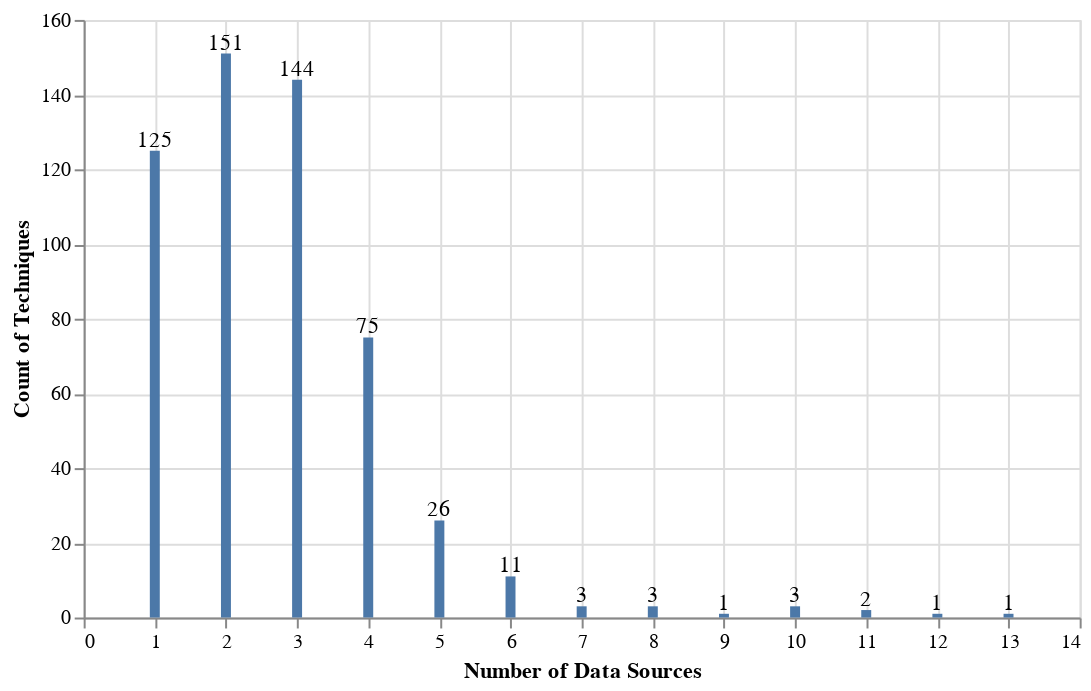

Notebook code for this chart:
### Markdown cell above
Although identifying the data sources with the highest number of techniques is a good start, they usually do not work alone. You might be collecting **Process Monitoring** already but you might be still missing a lot of context from a data perspective.

### Code cell
data_source_distribution_2 = pandas.DataFrame({
    'Techniques': list(techniques_data_source_3.groupby(['technique'])['technique'].count().keys()),
    'Count of Data Sources': techniques_data_source_3.groupby(['technique'])['technique'].count().tolist()})

data_source_distribution_3 = pandas.DataFrame({
    'Number of Data Sources': list(data_source_distribution_2.groupby(['Count of Data Sources'])['Count of Data Sources'].count().keys()),
    'Count of Techniques': data_source_distribution_2.groupby(['Count of Data Sources'])['Count of Data Sources'].count().tolist()})

bars = alt.Chart(data_source_distribution_3).mark_bar().encode(x ='Number of Data Sources',y='Count of Techniques').properties(width=500)
text = bars.mark_text(align='center',baseline='middle',dx=0,dy=-5).encode(text='Count of Techniques')
bars + text

### Figure 1 — Vega-Lite specification as saved in the notebook (floating-point values rounded to 4 significant figures)
{"config": {"view": {"continuousWidth": 400, "continuousHeight": 300}}, "layer": [{"mark": "bar", "encoding": {"x": {"field": "Number of Data Sources", "type": "quantitative"}, "y": {"field": "Count of Techniques", "type": "quantitative"}}, "width": 500}, {"mark": {"type": "text", "align": "center", "baseline": "middle", "dx": 0, "dy": -5}, "encoding": {"text": {"field": "Count of Techniques", "type": "quantitative"}, "x": {"field": "Number of Data Sources", "type": "quantitative"}, "y": {"field": "Count of Techniques", "type": "quantitative"}}, "width": 500}], "data": {"name": "data-d3984eb4064466943fbe0b716192322e"}, "$schema": "https://vega.github.io/schema/vega-lite/v4.17.0.json", "datasets": {"data-d3984eb4064466943fbe0b716192322e": [{"Number of Data Sources": 1, "Count of Techniques": 125}, {"Number of Data Sources": 2, "Count of Techniques": 151}, {"Number of Data Sources": 3, "Count of Techniques": 144}, {"Number of Data Sources": 4, "Count of Techniques": 75}, {"Number of Data Sources": 5, "Count of Techniques": 26}, {"Number of Data Sources": 6, "Count of Techniques": 11}, {"Number of Data Sources": 7, "Count of Techniques": 3}, {"Number of Data Sources": 8, "Count of Techniques": 3}, {"Number of Data Sources": 9, "Count of Techniques": 1}, {"Number of Data Sources": 10, "Count of Techniques": 3}, {"Number of Data Sources": 11, "Count of Techniques": 2}, {"Number of Data Sources": 12, "Count of Techniques": 1}, {"Number of Data Sources": 13, "Count of Techniques": 1}]}}
